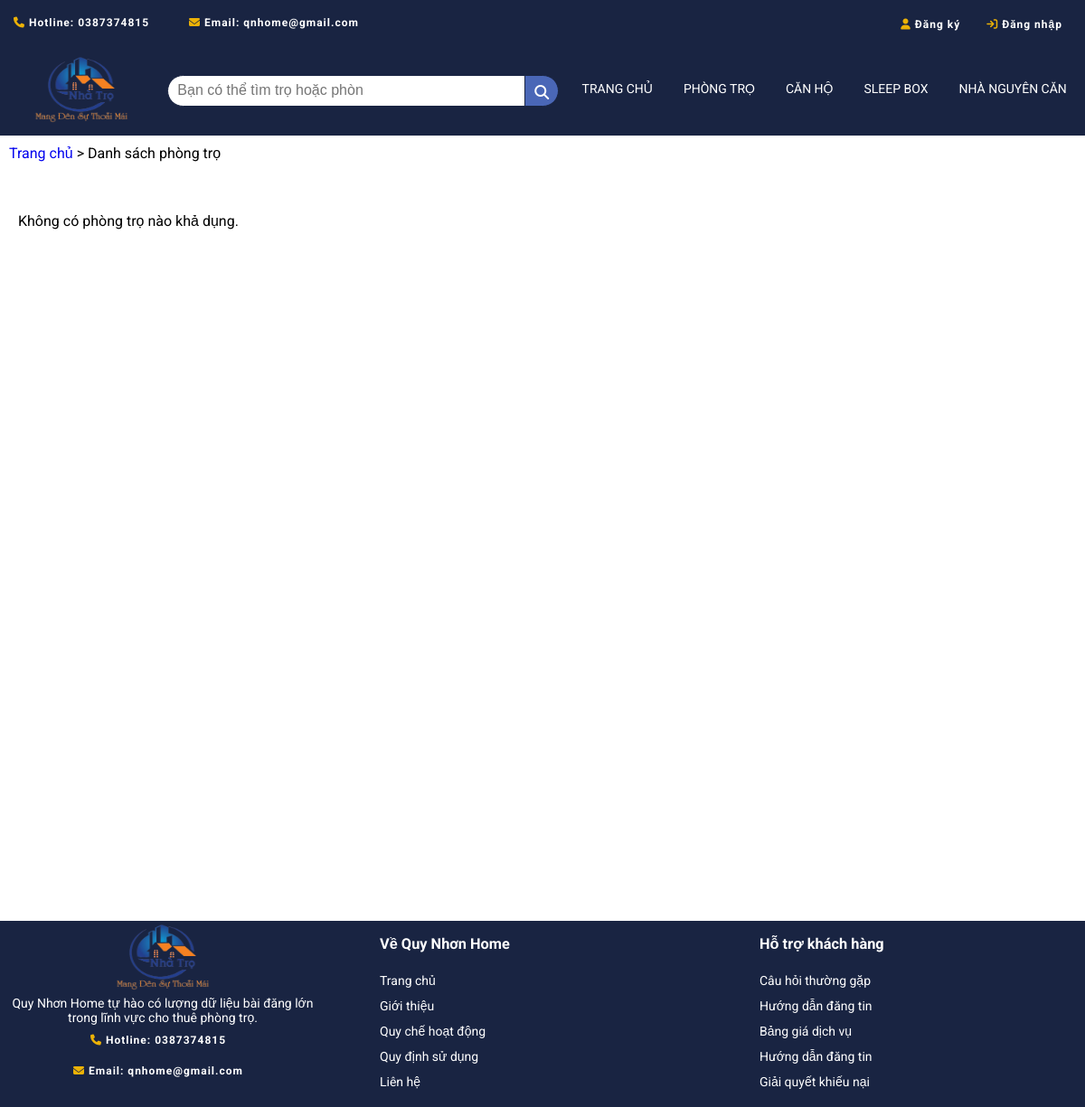
/trangdanhsachphongtro.php, run on an earlier commit of the app's database.
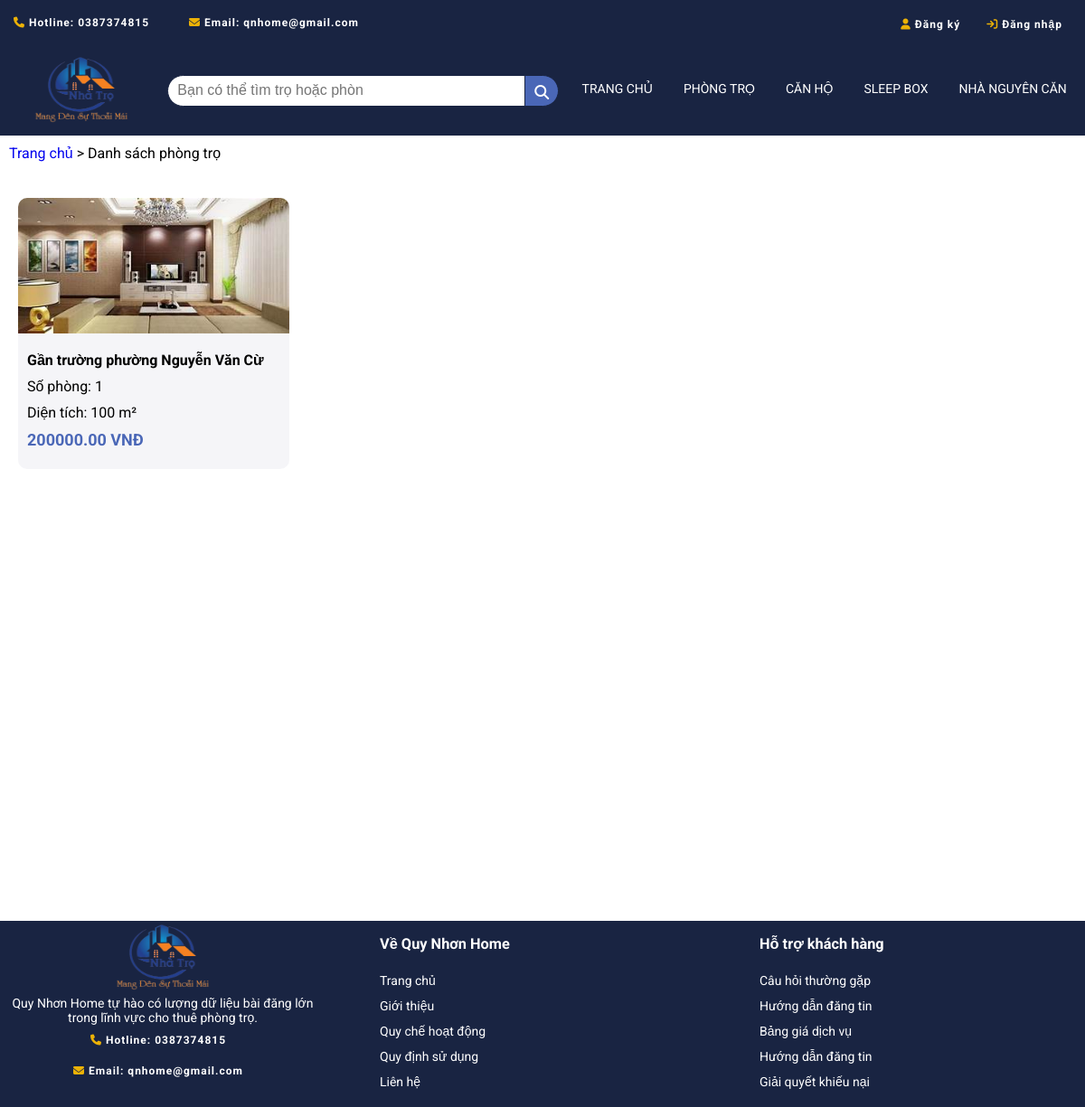
And on a later commit of the database.
### tables this page shows
CREATE TABLE IF NOT EXISTS `phongtro` (
  `Id_PhongTro` int(11) NOT NULL AUTO_INCREMENT,
  `TieuDe` text DEFAULT NULL,
  `LoaiHinhChoThue` text DEFAULT NULL,
  `HinhAnh` text DEFAULT NULL,
  `DiaChiCuThe` text DEFAULT NULL,
  `Phuong` text DEFAULT NULL,
  `Gia` text DEFAULT NULL,
  `DienTich` int(11) DEFAULT NULL,
  `SoPhong` int(11) DEFAULT NULL,
  `MoTa` text DEFAULT NULL,
  `Id_DanhMuc` int(11) DEFAULT NULL,
  `Id_User` int(11) DEFAULT NULL,
  `status` enum('pending','approved','rejected') NOT NULL,
  `full_text_search_column` text GENERATED ALWAYS AS (concat_ws(' ',`TieuDe`,`Phuong`,`Gia`,`SoPhong`,`DienTich`,`MoTa`)) STORED,
  `ThoiGianDang` datetime DEFAULT NULL,
  PRIMARY KEY (`Id_PhongTro`),
  KEY `Id_DanhMuc` (`Id_DanhMuc`),
  KEY `Id_User` (`Id_User`)
);

### trangdanhsachphongtro.php (the view, shortened to what this page needs)
<!DOCTYPE html>
<html lang="en">
<head>
    <link rel="stylesheet" href="/css/trangdanhsachphongtro.css" />
    <link rel="stylesheet" href="https://cdnjs.cloudflare.com/ajax/libs/font-awesome/6.4.0/css/all.min.css" />
</head>
<body>
    <?php
    require 'layout/header.php';
    ?>
    <div class="breadcrumb" style="margin-top: 10px; margin-bottom: 20px;margin-left: 10px;">
        <a href="/trangchu.php" style="text-decoration: none;">Trang chủ</a> &gt; Danh sách phòng trọ
    </div>
    <div class="main">
        <div class="thanhphan">
            <?php
            $kn = mysqli_connect("localhost", "root", "", "webtimtro") or die("Không kết nối được");
            mysqli_set_charset($kn, "utf8mb4");
            $caulenh = "SELECT phongtro.* FROM phongtro
            INNER JOIN danhmuc ON phongtro.Id_DanhMuc = danhmuc.Id_DanhMuc
            WHERE danhmuc.TenDanhMuc = 'Phòng trọ' and phongtro.status='approved'";
            $kq = mysqli_query($kn, $caulenh);
            $hasResults = false;
            while ($row = mysqli_fetch_array($kq)) {
                $hasResults = true;
                $id_pt = $row["Id_PhongTro"];
                echo "<div class='tongquat'>
                    <a href='trangphongchitiet.php?id=$id_pt'>
                        <div class='noidung'>
                            <div class='top'>
                                <img src='/process/" . $row["HinhAnh"] . "' alt='hinhanh'/>
                            </div>
                            <div class='bottom'>
                                <h4>" . $row["MoTa"] . " phường ". $row["Phuong"] ."</h4>
                                <p>Số phòng: " . $row["SoPhong"] . "</p>
                                <p>Diện tích: " . $row["DienTich"] . " m²</p>
                                <p style='color:#4a67b7; font-weight: 700; font-size: 18px'>" . $row["Gia"] . " VNĐ</p>
                            </div>
                        </div>
                    </a>
                </div>";
            }
            if (!$hasResults) {
                echo "<p>Không có phòng trọ nào khả dụng.</p>";
            }
            ?>
        </div>
    </div>
    <?php
    require 'layout/footer.php';
    ?>
</body>
</html>

What changed in the data, as far as the page shows it:
added phongtro: HinhAnh (picture), MoTa "Gần trường", Phuong "Nguyễn Văn Cừ", SoPhong "1", DienTich "100", Gia "200000.00"
Also different on the page:
text no longer shown: "Không có phòng trọ nào khả dụng."
